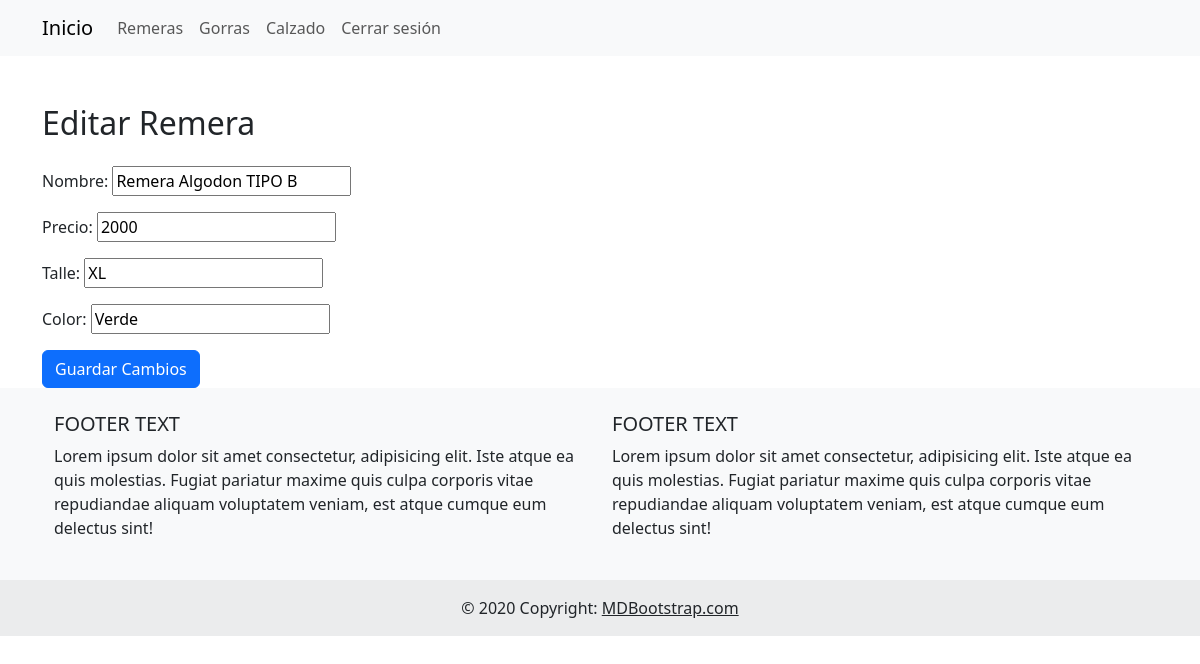
The app's page /editar_remera/9/ (signed in), older data.
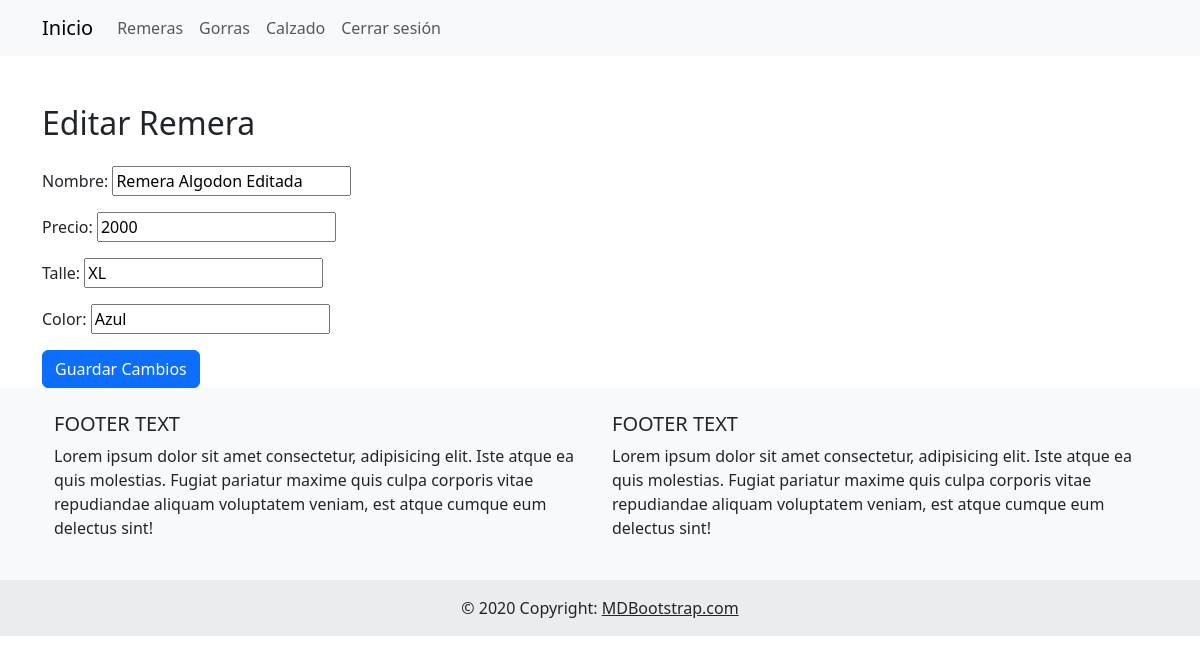
The same page, newer data.
### proyectocoder/models.py (models this page shows)
class Remeras(models.Model):
    nombre = models.CharField(max_length=30)
    precio = models.IntegerField()
    talle = models.CharField(max_length=3)
    color = models.CharField(max_length=10)

### proyectocoder/views.py (the view)
# urls.py: path('editar_remera/<int:id>/', editar_remera, name='editar_remera'),
@login_required
def editar_remera(request, id):
    remera = get_object_or_404(Remeras, id=id)
    if request.method == 'POST':
        form = RemeraForm(request.POST, instance=remera)
        if form.is_valid():
            form.save()
            return redirect('../../remeras')
    else:
        form = RemeraForm(instance=remera)
    return render(request, 'editar_remera.html', {'form': form, 'remera': remera})

### proyectocoder/forms.py
class RemeraForm(forms.ModelForm):
    class Meta:
        model = Remeras
        fields = ['nombre', 'precio', 'talle', 'color']

### proyectocoder/templates/editar_remera.html (shortened to what this page needs)
{% extends 'padre.html' %}
{% block content %}
  <div class="container mt-5">
    <h2 class="mb-4">Editar Remera</h2>
    <form method="post" action="{% url 'editar_remera' id=remera.id %}">
      {{ form.as_p }}
      <input type="submit" value="Guardar Cambios" class="btn btn-primary">
    </form>
  </div>
{% endblock %}

Row changes from the older to the newer data that the page shows:
changed Remeras "XL": nombre "Remera Algodon TIPO B" → "Remera Algodon Editada"; color "Verde" → "Azul"
